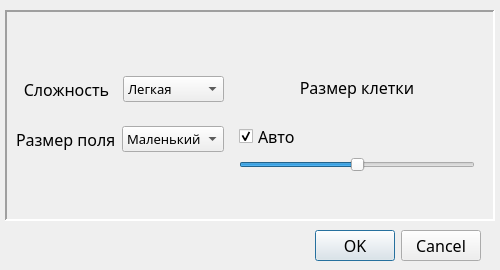
<?xml version="1.0" encoding="UTF-8"?>
<ui version="4.0">
 <class>Dialog</class>
 <widget class="QDialog" name="Dialog">
  <property name="geometry">
   <rect>
    <x>0</x>
    <y>0</y>
    <width>500</width>
    <height>270</height>
   </rect>
  </property>
  <property name="font">
   <font>
    <family>Golos UI</family>
    <pointsize>12</pointsize>
   </font>
  </property>
  <property name="windowTitle">
   <string>Параметры</string>
  </property>
  <widget class="QDialogButtonBox" name="buttonBox">
   <property name="geometry">
    <rect>
     <x>10</x>
     <y>230</y>
     <width>471</width>
     <height>32</height>
    </rect>
   </property>
   <property name="orientation">
    <enum>Qt::Horizontal</enum>
   </property>
   <property name="standardButtons">
    <set>QDialogButtonBox::Cancel|QDialogButtonBox::Ok</set>
   </property>
  </widget>
  <widget class="QFrame" name="gridFrame">
   <property name="geometry">
    <rect>
     <x>5</x>
     <y>10</y>
     <width>490</width>
     <height>211</height>
    </rect>
   </property>
   <property name="frameShape">
    <enum>QFrame::Panel</enum>
   </property>
   <property name="frameShadow">
    <enum>QFrame::Sunken</enum>
   </property>
   <property name="lineWidth">
    <number>2</number>
   </property>
   <layout class="QGridLayout" name="gridLayout">
    <item row="0" column="0">
     <layout class="QVBoxLayout" name="verticalLayout">
      <item>
       <layout class="QHBoxLayout" name="horizontalLayout_2">
        <item>
         <widget class="QLabel" name="label">
          <property name="font">
           <font>
            <family>Golos UI</family>
            <pointsize>12</pointsize>
           </font>
          </property>
          <property name="text">
           <string>Сложность</string>
          </property>
          <property name="alignment">
           <set>Qt::AlignCenter</set>
          </property>
         </widget>
        </item>
        <item>
         <widget class="QComboBox" name="comboBox">
          <property name="font">
           <font>
            <family>Golos UI</family>
            <pointsize>10</pointsize>
           </font>
          </property>
          <item>
           <property name="text">
            <string>Легкая</string>
           </property>
          </item>
          <item>
           <property name="text">
            <string>Средняя</string>
           </property>
          </item>
          <item>
           <property name="text">
            <string>Сложная</string>
           </property>
          </item>
         </widget>
        </item>
       </layout>
      </item>
      <item>
       <layout class="QHBoxLayout" name="horizontalLayout">
        <item>
         <widget class="QLabel" name="label_2">
          <property name="font">
           <font>
            <family>Golos UI</family>
            <pointsize>12</pointsize>
           </font>
          </property>
          <property name="text">
           <string>Размер поля</string>
          </property>
         </widget>
        </item>
        <item>
         <widget class="QComboBox" name="comboBox_2">
          <property name="font">
           <font>
            <family>Golos UI</family>
            <pointsize>10</pointsize>
           </font>
          </property>
          <item>
           <property name="text">
            <string>Маленький</string>
           </property>
          </item>
          <item>
           <property name="text">
            <string>Средний</string>
           </property>
          </item>
          <item>
           <property name="text">
            <string>Большой</string>
           </property>
          </item>
         </widget>
        </item>
       </layout>
      </item>
     </layout>
    </item>
    <item row="0" column="1">
     <widget class="QFrame" name="verticalFrame_2">
      <property name="maximumSize">
       <size>
        <width>260</width>
        <height>16777215</height>
       </size>
      </property>
      <layout class="QVBoxLayout" name="verticalLayout_2">
       <property name="leftMargin">
        <number>9</number>
       </property>
       <property name="topMargin">
        <number>0</number>
       </property>
       <property name="bottomMargin">
        <number>0</number>
       </property>
       <item>
        <widget class="QFrame" name="">
         <layout class="QVBoxLayout" name="verticalLayout_3">
          <item>
           <widget class="QLabel" name="label_3">
            <property name="minimumSize">
             <size>
              <width>0</width>
              <height>40</height>
             </size>
            </property>
            <property name="maximumSize">
             <size>
              <width>16777215</width>
              <height>40</height>
             </size>
            </property>
            <property name="font">
             <font>
              <family>Golos UI</family>
              <pointsize>12</pointsize>
             </font>
            </property>
            <property name="text">
             <string>Размер клетки</string>
            </property>
            <property name="alignment">
             <set>Qt::AlignCenter</set>
            </property>
           </widget>
          </item>
         </layout>
        </widget>
       </item>
       <item>
        <layout class="QVBoxLayout" name="verticalLayout_4">
         <item>
          <widget class="QCheckBox" name="checkBox">
           <property name="font">
            <font>
             <family>Golos UI</family>
             <pointsize>12</pointsize>
            </font>
           </property>
           <property name="layoutDirection">
            <enum>Qt::LeftToRight</enum>
           </property>
           <property name="autoFillBackground">
            <bool>true</bool>
           </property>
           <property name="text">
            <string>Авто</string>
           </property>
           <property name="checked">
            <bool>true</bool>
           </property>
          </widget>
         </item>
         <item>
          <widget class="QSlider" name="horizontalSlider">
           <property name="maximum">
            <number>100</number>
           </property>
           <property name="value">
            <number>50</number>
           </property>
           <property name="orientation">
            <enum>Qt::Horizontal</enum>
           </property>
           <property name="tickPosition">
            <enum>QSlider::NoTicks</enum>
           </property>
          </widget>
         </item>
        </layout>
       </item>
      </layout>
     </widget>
    </item>
   </layout>
  </widget>
 </widget>
 <resources/>
 <connections>
  <connection>
   <sender>buttonBox</sender>
   <signal>accepted()</signal>
   <receiver>Dialog</receiver>
   <slot>accept()</slot>
   <hints>
    <hint type="sourcelabel">
     <x>248</x>
     <y>254</y>
    </hint>
    <hint type="destinationlabel">
     <x>157</x>
     <y>274</y>
    </hint>
   </hints>
  </connection>
  <connection>
   <sender>buttonBox</sender>
   <signal>rejected()</signal>
   <receiver>Dialog</receiver>
   <slot>reject()</slot>
   <hints>
    <hint type="sourcelabel">
     <x>316</x>
     <y>260</y>
    </hint>
    <hint type="destinationlabel">
     <x>286</x>
     <y>274</y>
    </hint>
   </hints>
  </connection>
 </connections>
</ui>
